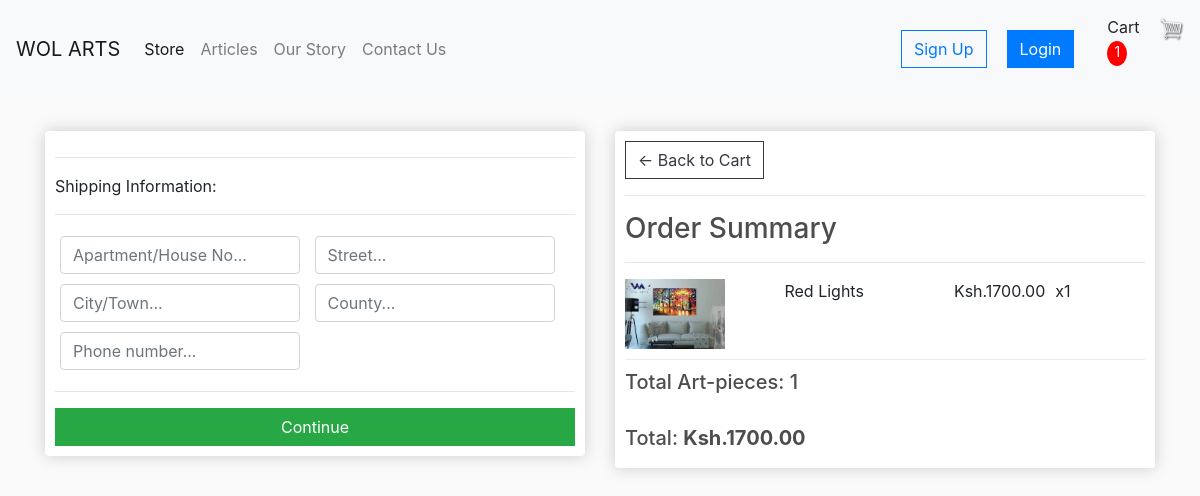
The page /checkout/ (signed in) on the database as committed earlier.
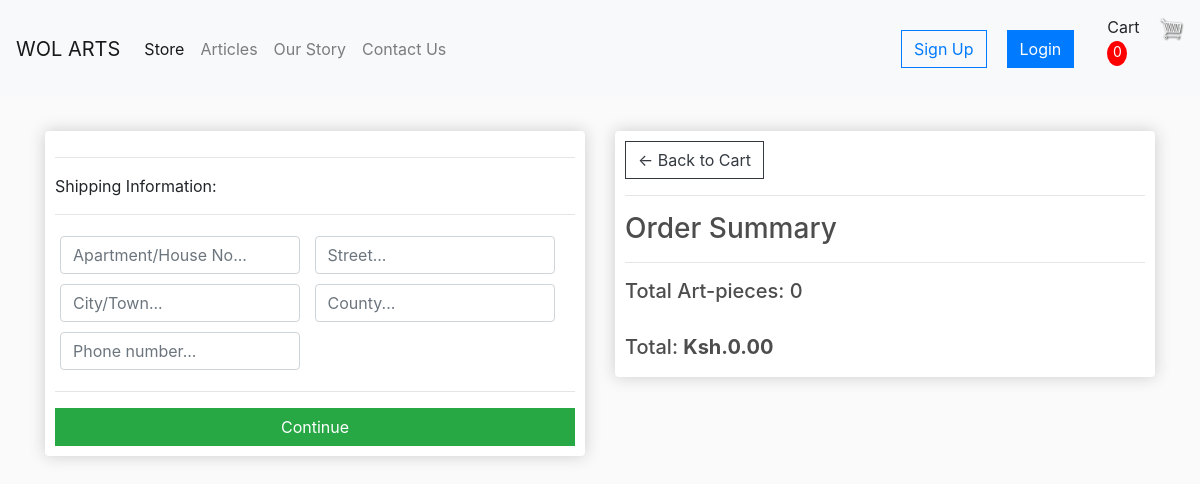
The same page on the database as committed later.
### store/models.py (models this page shows, shortened)
class OrderItem(models.Model):
    product = models.ForeignKey(Product, on_delete=models.SET_NULL, null=True)
    order = models.ForeignKey(Order, on_delete=models.SET_NULL, null=True)
    quantity = models.IntegerField(default=0, null=True, blank=True)
    date_added = models.DateTimeField(auto_now_add=True)
    @property
    def get_total(self):
        total = self.product.price * self.quantity
        return total

class Product(models.Model):
    name = models.CharField(max_length=200)
    slug = models.SlugField (default ='-')
    description = models.TextField()
    price = models.DecimalField(max_digits=6,
                                decimal_places=2,
                                validators=[MinValueValidator(0)]
                                )
    inventory = models.IntegerField(validators=[MinValueValidator(0)])
    last_updated = models.DateTimeField(auto_now=True)
    collection = models.ForeignKey(Collection, on_delete=models.PROTECT)
    promotions = models.ForeignKey(Promotion, on_delete=models.PROTECT, null=True, blank=True)
    image = models.ImageField(null=True, blank=True)

class Order(models.Model):
	customer = models.ForeignKey(Customer, on_delete=models.SET_NULL, null=True, blank=True)
	date_ordered = models.DateTimeField(auto_now_add=True)
	complete = models.BooleanField(default=False)
	transaction_id = models.CharField(max_length=100, null=True)
	@property
	def get_cart_total(self):
		orderitems = self.orderitem_set.all()
		total = sum([item.get_total for item in orderitems])
		return total
	@property
	def get_cart_items(self):
		orderitems = self.orderitem_set.all()
		total = sum([item.quantity for item in orderitems])
		return total

### store/views.py (the view)
# urls.py: path('checkout/', views.checkout, name="checkout"),
def checkout(request):
	if request.user.is_authenticated:
		customer = request.user.customer
		order, created = Order.objects.get_or_create(customer=customer, complete=False)
		items = order.orderitem_set.all()
		cartItems = order.get_cart_items
	else:
		items = []
		order = {'get_cart_total':0, 'get_cart_items':0}
		cartItems = order['get_cart_items']
	context = {'items':items, 'order':order, 'cartItems':cartItems}
	return render(request, 'store/checkout.html', context)

### store/templates/store/checkout.html (shortened to what this page needs)
{% extends 'store/main.html' %}
{% load static %}
{% block content %}
     <div class="row">
		<div class="col-lg-6">
			<div class="box-element" id="form-wrapper">
				<form id="form">
					<div id="shipping-info">
						<hr>
						<p>Shipping Information:</p>
						<hr>
						<div class="form-field">
							<input required class="form-control" type="text" name="address" placeholder="Apartment/House No...">
						</div>
						<div class="form-field">
							<input required class="form-control" type="text" name="street" placeholder="Street...">
						</div>
						<div class="form-field">
							<input required class="form-control" type="text" name="city" placeholder="City/Town...">
						</div>
						<div class="form-field">
							<input required class="form-control" type="text" name="county" placeholder="County...">
						</div>
						<div class="form-field">
							<input required class="form-control" type="text" name="phone" placeholder="Phone number...">
						</div>
					</div>
					<hr>
					<input id="form-button" class="btn btn-success btn-block" type="submit" value="Continue">
				</form>
			</div>
			<br>
		</div>
		<div class="col-lg-6">
			<div class="box-element">
				<a  class="btn btn-outline-dark" href="{% url 'cart' %}">&#x2190; Back to Cart</a>
				<hr>
				<h3>Order Summary</h3>
				<hr>
				{% for item in items %}
				<div class="cart-row">
					<div style="flex:2"><img class="row-image" src="{{item.product.image.url}}"></div>
					<div style="flex:2; padding-right:10px"><p>{{item.product.name}}</p></div>
					<div style="flex:1; padding-right:10px"><p>Ksh.{{item.product.price|floatformat:2}}</p></div>
					<div style="flex:1; padding-right:10px"><p>x{{item.quantity}}</p></div>
				</div>
				{% endfor %}
				<h5>Total Art-pieces:   {{order.get_cart_items}}</h5>
				<br>
				<h5>Total:   <strong> Ksh.{{order.get_cart_total|floatformat:2}}</strong></h5>
			</div>
		</div>
	</div>
{% endblock content %}

Rows that differ between the two databases and show on the page:
no longer on this page (row unchanged): OrderItem: product.image (picture), product.name "Red Lights", product.price "1700.00", quantity "1"
no longer on this page (row edited): Order: get_cart_items "1", get_cart_total "1700.00"
added Order: get_cart_items "0", get_cart_total "0.00"
Other text that changed with them:
{{ cartItems }}: "1" → "0"
